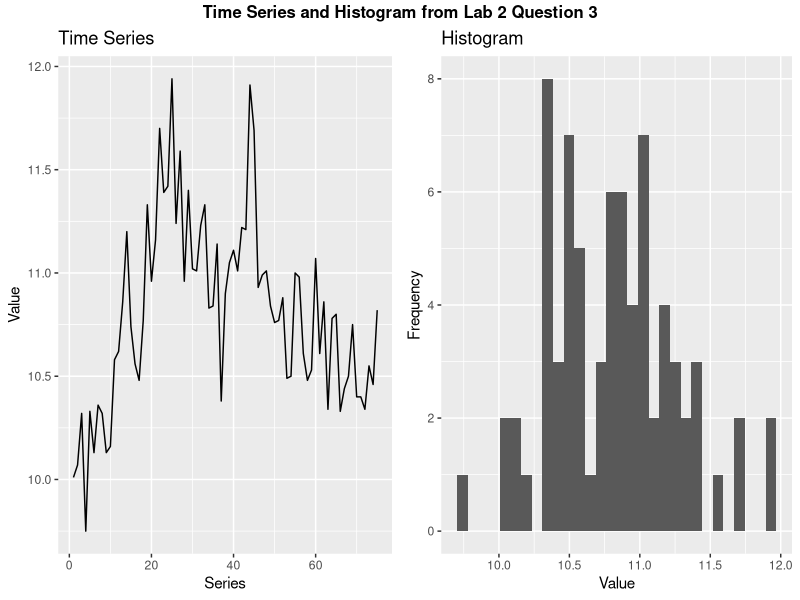
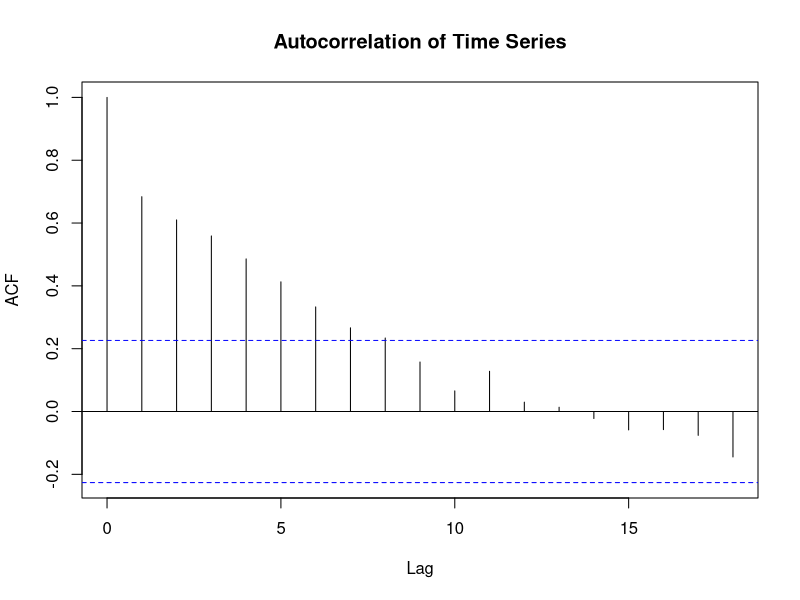
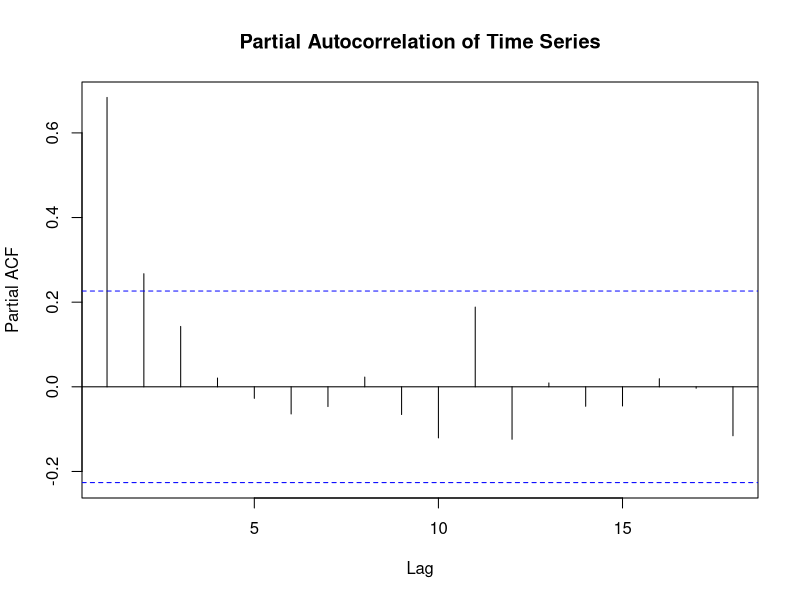
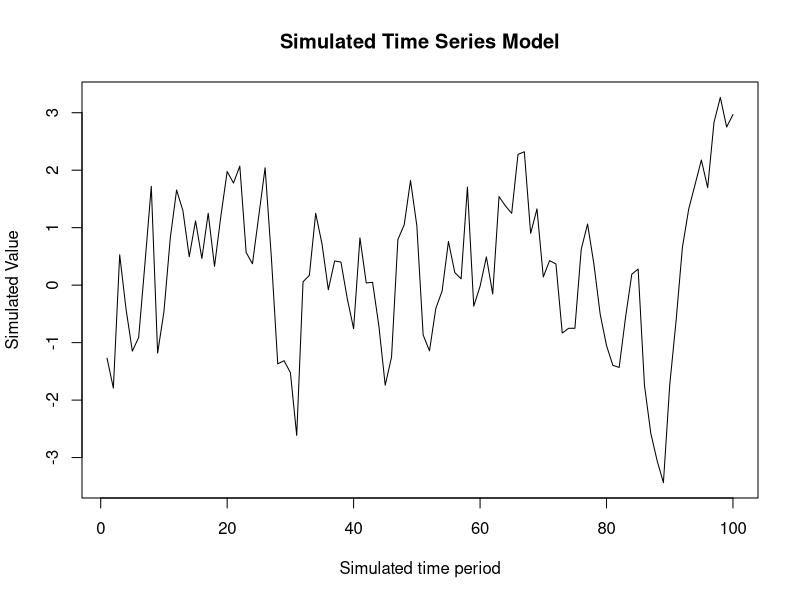
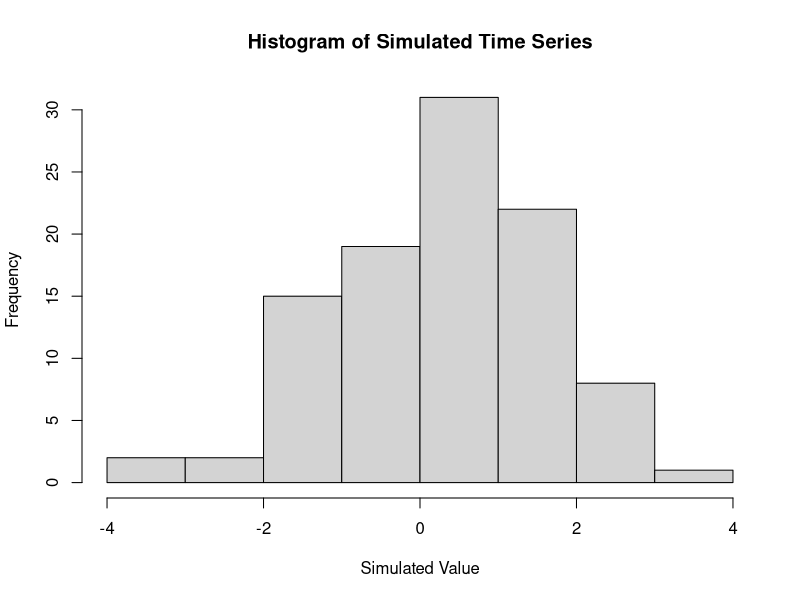
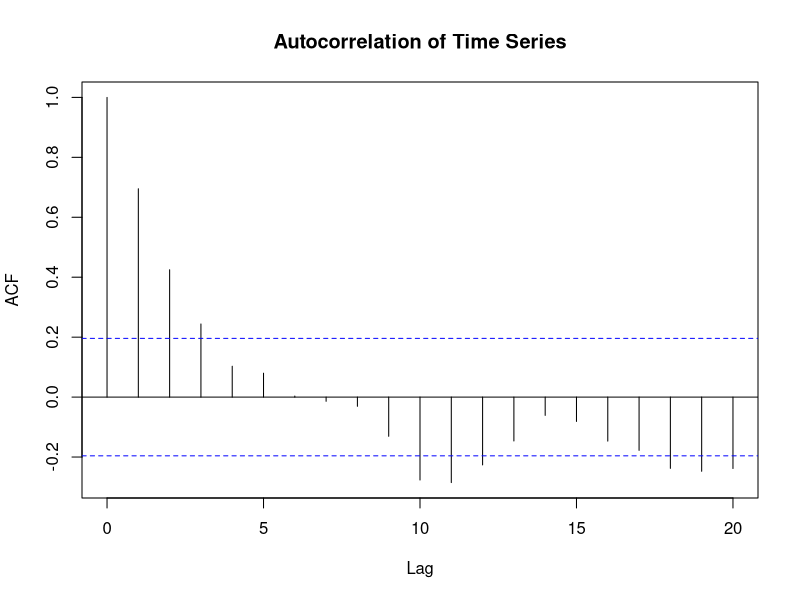
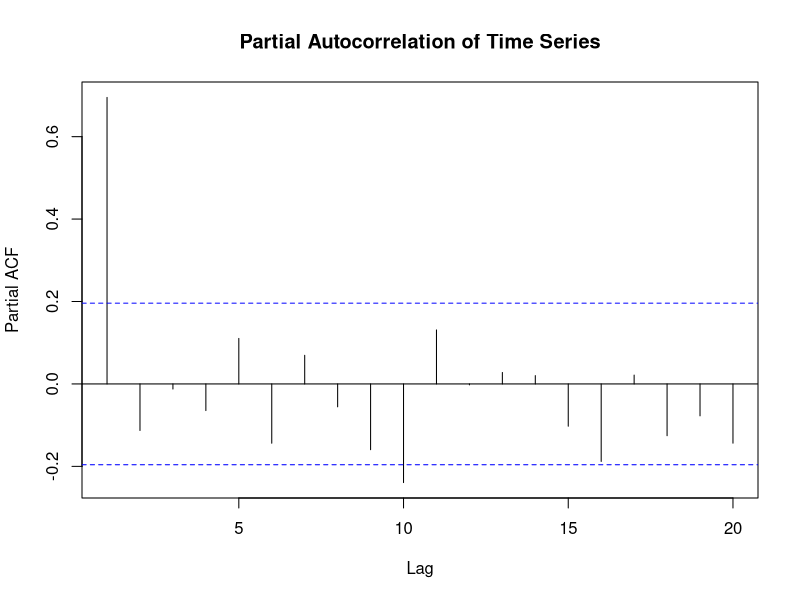
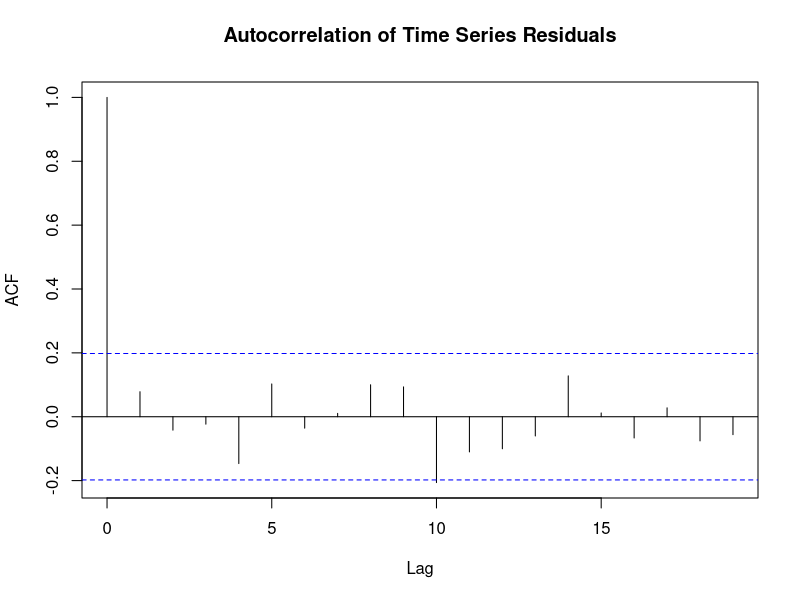

These figures' R source, in order:
## ---- chunk 1
polyroot(c(1,-.95))
## ---- chunk 2
polyroot(c(1,-0.8,-0.3))
## ---- chunk 3
polyroot(c(1,0.5,-0.5))
## ---- chunk 4
polyroot(c(1,-1,-0.4))
## ---- chunk 5
polyroot(c(1.0,0.5,0.25))
## ---- chunk 6
#Read Series Data
series <- read.table("series.csv", quote="\"", comment.char="")
#series <- read.table("//vivica/Documents/MIDS/W271/w271_F15_week10_lab2/series.csv", quote="\"", comment.char="")

#Reference libraries
library(ggplot2)
library(gridExtra)
library(grid)
library(car)
## ---- chunk 7
summ = summary(series)
sd = sd(series$V1)
head(series)
## ---- chunk 8

#Sequence data from first observation to last observation
ind = seq(from = 1, to = 75)
df = data.frame(ind,series)

#Create time series graph
ts = ggplot(df, aes(x=ind, y=V1)) + geom_line() + ggtitle("Time Series")+ scale_x_continuous("Series") + scale_y_continuous("Value") 

#Create histogram of time series (ignoring time)
hist = ggplot(df, aes(df$V1)) + geom_histogram()+ ggtitle("Histogram")+ scale_x_continuous("Value")+ scale_y_continuous("Frequency")

#Arrange graphs next to each other and provide overarching title
grid.arrange(ts, hist, ncol=2,nrow=1, top = textGrob("Time Series and Histogram from Lab 2 Question 3",gp=gpar(fontsize=12,font=2)))
## ---- chunk 9

#Plot the ACF of the time series
acf(series, main="")
title("Autocorrelation of Time Series")

#Plot the PACF of the time series
pacf(series, main="")
title("Partial Autocorrelation of Time Series")

## ---- chunk 10
arfit <- ar(df$V1, method = "mle")
arfit
## ---- chunk 11
arfit <- ar(df$V1, method = "ols")
arfit
## ---- chunk 12
arfit <- ar(df$V1, method = "yw")
arfit
## ---- chunk 13
set.seed(898)
x <- arima.sim(n = 100, list(ar = c(5/6, -1/6), ma=0))
plot.ts(x, xlab = "Simulated time period", ylab = "Simulated Value", main = "Simulated Time Series Model")
hist(x, xlab = "Simulated Value", main = "Histogram of Simulated Time Series")
## ---- chunk 14

#Autocorrelation Function
acf(x, main="")
title("Autocorrelation of Time Series")

#Partial Autocorrelation Function
pacf(x, main="")
title("Partial Autocorrelation of Time Series")
## ---- chunk 15
#arfit <- ar(x, method = "ols") ??????????????? (Also note appropriate standard errors)
arfit <- ar(x, method = "mle")
## ---- chunk 16
CI <- arfit$ar + c(-2, 2) * sqrt(arfit$asy.var.coef)
## ---- chunk 17
polyroot(arfit$ar)
## ---- chunk 18

#Autocorrelation Function of Residuals
acf(arfit$resid[3:100], main="Autocorrelation of Time Series Residuals")

#Histogram of Residuals
hist(arfit$resid)

#Time Series of Residuals
plot.ts(arfit$resid, main="Simulated Random Noise Time Series",col="blue", ylab="Values", xlab="Simulated Time #Period")

#QQ Plot of residuals
qqPlot(arfit$resid, main="QQ Plot of Residuals", ylab="Residuals")
